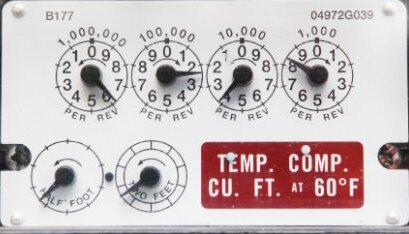
#> input picture meter_cropped.jpeg, 409 x 234 px
$ python meter_reader.py
#> lines starting #> are read from the running program, lines starting #| are printed output that depends on the picture; after the words box and inside, x2 and y2 are one past the last pixel; in counts of white or black regions, pixels touching at a corner belong together
import math
import cv2
import numpy as np

# original_img = cv2.imread('meter.jpeg')

img = cv2.imread('meter_cropped.jpeg')
#> img is the input picture: shape (234, 409, 3); mean B, G, R 194.1, 192.9, 203.6
# img = cv2.imread('meter2.jpeg')

# grayscale
gray = cv2.cvtColor(img, cv2.COLOR_BGR2GRAY)
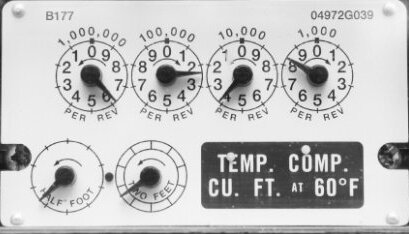
#> gray: shape (234, 409); min 13, max 255, mean 196.3

# blur
blur = cv2.GaussianBlur(gray, (5,5), 200)
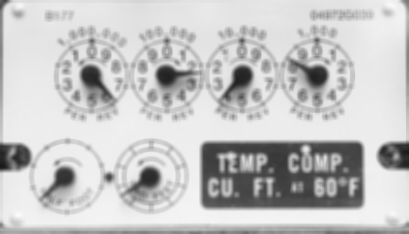
#> blur: shape (234, 409); min 24, max 251, mean 196.5

# I played around with using an image run through the canny edge detector but found worse results
# low_threshold = 150
# high_threshold = 200
# edges = cv2.Canny(blur, low_threshold, high_threshold)


# Hough circles algorithm requires a good bit of tuning for each image.
# The following two calls are set up for meter_cropped.jpeg and meter2.jpeg respectively

# FOR ORIGINAL METER
maybe_dials = cv2.HoughCircles(blur,cv2.HOUGH_GRADIENT,1,50,
                            param1=50,param2=30,minRadius=10,maxRadius=50)
#> maybe_dials = [[317.5, 74.5, 37.2], [66.5, 175.5, 37.5], [152.5, 174.5, 31.4], [100.5, 73.5, 42.7], [242.5, 77.5, 34.9], [166.5, 79.5, 36.1], [346.5, 187.5, 20.3]]


# FOR METER 2
# maybe_dials = cv2.HoughCircles(blur,cv2.HOUGH_GRADIENT,1,100,
#                             param1=50,param2=30,minRadius=50,maxRadius=100)

circles = np.uint16(np.around(maybe_dials))
#> circles = [[318, 74, 37], [66, 176, 38], [152, 174, 31], [100, 74, 43], [242, 78, 35], [166, 80, 36], [346, 188, 20]]

# function for line generation
def bresenham(x1,y1,x2, y2):

    m_new = 2 * (y2 - y1)
    slope_error_new = m_new - (x2 - x1)

    y=y1

    points = []

    for x in range(x1,x2+1):

        # print("(",x ,",",y ,")\n")
        points.append((x,y))
        # Add slope to increment angle formed
        slope_error_new =slope_error_new + m_new

        # Slope error reached limit, time to
        # increment y and update slope error.
        if (slope_error_new >= 0):
            y=y+1
            slope_error_new =slope_error_new - 2 * (x2 - x1)

    return points

for circle in circles[0,:]:
    #        row          col
    center = (circle[0],circle[1])
    y1, x1 = (circle[1],circle[0])
    radius = circle[2]

    square_size = math.floor(radius/2)

    # This draws the original circles and square used to compute COM
    # cv2.circle(img,(circle[0],circle[1]),circle[2],(0,255,0),2)
    # cv2.circle(img,(circle[0],circle[1]),2,(0,255,0),3)
    # cv2.rectangle(img, (x1 + square_size, y1 + square_size), (x1 - square_size, y1 - square_size), (255,0,0), 2)

    xtop = 0
    ytop = 0
    bot = 0.001

    if center[1] + radius * 1.5 >= img.shape[0]  or center[0] + radius * 1.5 >= img.shape[1]:
        continue

    # Finding center of mass
    for i in range(square_size * 2):
        for j in range(square_size * 2):
            px = gray[center[1] - square_size + i, center[0] - square_size + j]

            if px > 50:
                px  = 0
            else:
                px = 1


            ytop += px * i
            xtop += px * j
            bot += px

    # print('COM:')
    # print( f'x: {math.floor(xtop/bot)}/{square_size}')
    # print( f'y: {math.floor(ytop/bot)}/{square_size}')

    cv2.circle(img,(circle[0] - square_size + math.floor(xtop/bot), circle[1] - square_size + math.floor(ytop/bot)),2,(0,0,255),3)
    x = circle[0] - square_size + math.floor(xtop/bot)
    y = circle[1] - square_size + math.floor(ytop/bot)

    # keys are angles, values are lists of points
    lineDic = {}

    # bresenham only allows for slopes of 0 - 1 so each line is reflected 7 times
    for i in range(45):
        ylen = int(square_size*1.5 * math.sin(math.radians(i)))
        xlen = int(square_size*1.5 * math.cos(math.radians(i)))

        points = bresenham(x, y, x + xlen, y + ylen)

        lineDic[i] = points

        # [5 lines of commented-out code are left out]


        lineDic[89 - i] = []
        lineDic[90 + i] = []
        lineDic[179 - i] = []
        lineDic[180 + i] = []
        lineDic[269 - i] = []
        lineDic[270 + i] = []
        lineDic[359 - i] = []
        for point in points:
            ydisp = abs(point[1] - y)
            xdisp = abs(point[0] - x)

            lineDic[179 - i].append((x - xdisp, y + ydisp))
            lineDic[180 + i].append((x - xdisp, y - ydisp))
            lineDic[359 - i].append((x + xdisp, y - ydisp))


            xdisp = abs(point[1] - y)
            ydisp = abs(point[0] - x)

            lineDic[89 - i].append((x + xdisp, y + ydisp))
            lineDic[90 + i].append((x - xdisp, y + ydisp))
            lineDic[269 - i].append((x - xdisp, y - ydisp))
            lineDic[270 + i].append((x + xdisp, y - ydisp))

        # Draws all additional lines
        # for point in points:
        #     ydisp = abs(point[1] - y)
        #     xdisp = abs(point[0] - x)

        #     315 - 360
        #     img[y - ydisp, x + xdisp, 0] = 0
        #     img[y - ydisp, x  + xdisp, 1] = 0
        #     img[y - ydisp, x  + xdisp, 2] = 255

        #     135 - 180
        #     img[y + ydisp, x - xdisp, 0] = 0
        #     img[y + ydisp, x  - xdisp, 1] = 0
        #     img[y + ydisp, x  - xdisp, 2] = 255

        #     180 - 225
        #     img[y - ydisp, x - xdisp, 0] = 0
        #     img[y - ydisp, x  - xdisp, 1] = 0
        #     img[y - ydisp, x  - xdisp, 2] = 255

        #     xdisp = abs(point[1] - y)
        #     ydisp = abs(point[0] - x)

        #     270 - 315
        #     img[y - ydisp, x + xdisp, 0] = 0
        #     img[y - ydisp, x  + xdisp, 1] = 0
        #     img[y - ydisp, x  + xdisp, 2] = 255

        #     90 - 135
        #     img[y + ydisp, x - xdisp, 0] = 0
        #     img[y + ydisp, x  - xdisp, 1] = 0
        #     img[y + ydisp, x  - xdisp, 2] = 255

        #     45 - 90
        #     img[y + ydisp, x + xdisp, 0] = 0
        #     img[y + ydisp, x  + xdisp, 1] = 0
        #     img[y + ydisp, x  + xdisp, 2] = 255

        #     225 - 270
        #     img[y - ydisp, x - xdisp, 0] = 0
        #     img[y - ydisp, x  - xdisp, 1] = 0
        #     img[y - ydisp, x  - xdisp, 2] = 255


    # Draws one line
    # for point in lineDic[0]:
    #     img[point[1], point[0], 0] = 0
    #     img[point[1], point[0], 1] = 255
    #     img[point[1], point[0], 2] = 255


    # Find line with lowest sum
    bestKey = -1
    bestVal = 9999
    for key, line in lineDic.items():
        val = 0
        for point in line:
            val += gray[point[1], point[0]]
        if val < bestVal:
            bestKey = key
            bestVal = val

    # Draw line with lowest sum
    if bestKey != -1:
        for point in lineDic[bestKey]:
            img[point[1], point[0], 0] = 0
            img[point[1], point[0], 1] = 0
            img[point[1], point[0], 2] = 255


    # Find max line length
    maxLength = -1
    for key, line in lineDic.items():
        if len(line) > maxLength:
            maxLength = len(line)

    plottedLines = np.zeros((maxLength, 360, 1), np.int8)
    # plots lines
    for key, line in lineDic.items():
        for i, point in enumerate(line):
            plottedLines[maxLength - 1 - i, key] = gray[point[1], point[0]]
#> this loop made 7 passes
#> (circle, y1, x1, radius, square_size, x) on passes 1 to 5: ([318, 74, 37], 74, 318, 37, 18, 316), ([66, 176, 38], 176, 66, 38, 19, 63), ([152, 174, 31], 174, 152, 31, 15, 148), ([100, 74, 43], 74, 100, 43, 21, 92), ([242, 78, 35], 78, 242, 35, 17, 239)
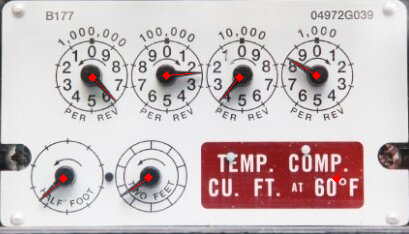
#> img: shape (234, 409, 3); 0.43% of pixels changed, all inside (x1, y1, x2, y2) = (42, 61, 345, 198)

    # shows plotted lines
    # cv2.imshow('line plot', plottedLines)
    # cv2.waitKey(0)


cv2.imshow('meter', img)
cv2.waitKey(0)

$ run again, with meter.jpeg copied over meter_cropped.jpeg
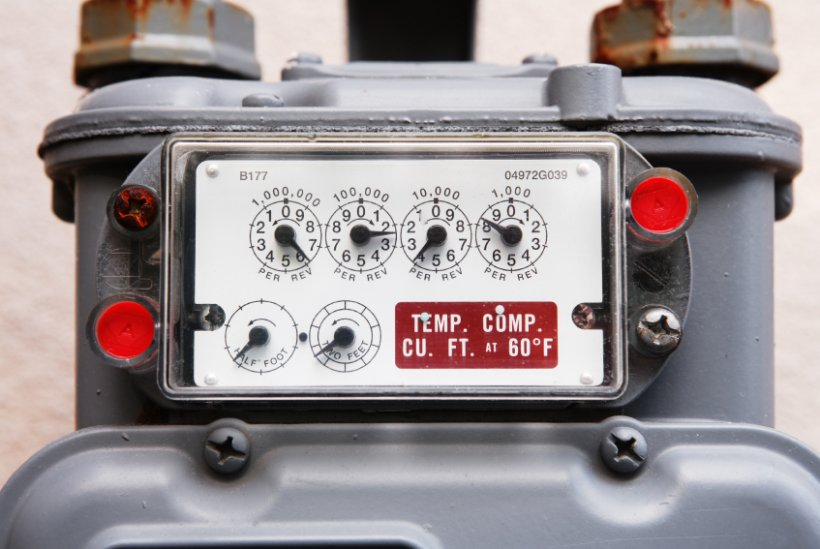
#> input picture meter.jpeg, 820 x 549 px
#> img is the input picture: shape (549, 820, 3); mean B, G, R 148.6, 146.4, 154.9
#> `blur = cv2.GaussianBlur(gray, (5,5), 200)`:
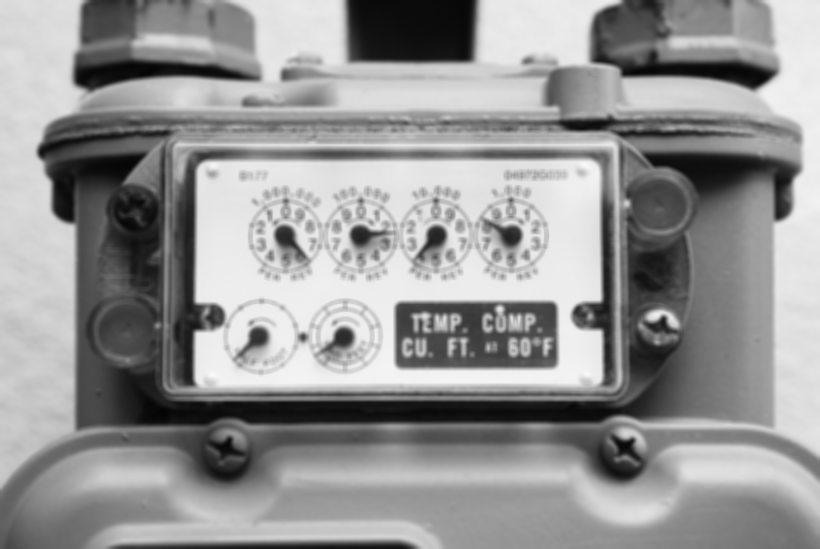
#> blur: shape (549, 820); min 4, max 250, mean 149.2
#> maybe_dials = 17 rows, first 8: [510.5, 235.5, 37.1], [260.5, 336.5, 33.6], [285.5, 237.5, 38.3], [344.5, 336.5, 29.3], [356.5, 235.5, 33.8], [130.5, 327.5, 37.2], [432.5, 237.5, 33.8], [655.5, 212.5, 47.1]
#> circles = 17 rows, first 8: [510, 236, 37], [260, 336, 34], [286, 238, 38], [344, 336, 29], [356, 236, 34], [130, 328, 37], [432, 238, 34], [656, 212, 47]
#> the loop `for circle in circles[0,:]:` made 17 passes
#> circle on passes 6 to 13: [130, 328, 37], [432, 238, 34], [656, 212, 47], [496, 348, 49], [188, 358, 43], [132, 208, 26], [622, 454, 26], [228, 450, 21]
#> after the loop `for circle in circles[0,:]:`:
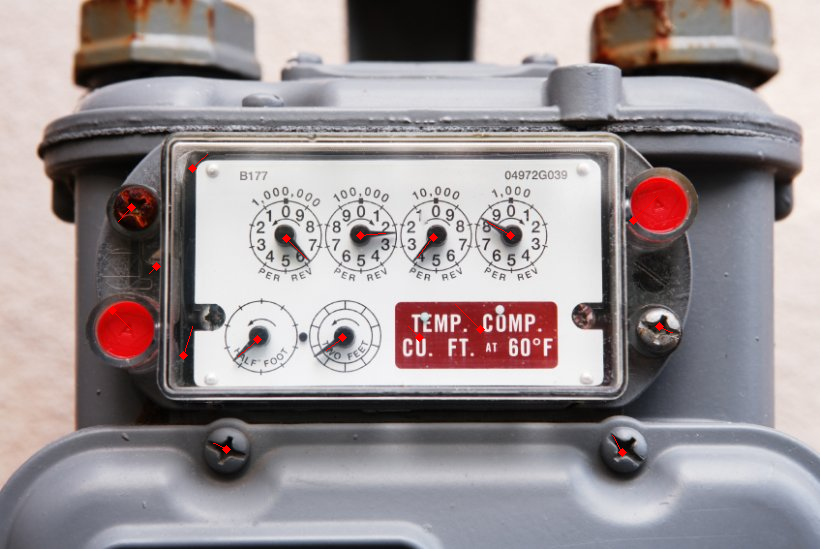
#> img: shape (549, 820, 3); 0.22% of pixels changed, all inside (x1, y1, x2, y2) = (108, 154, 673, 457)
